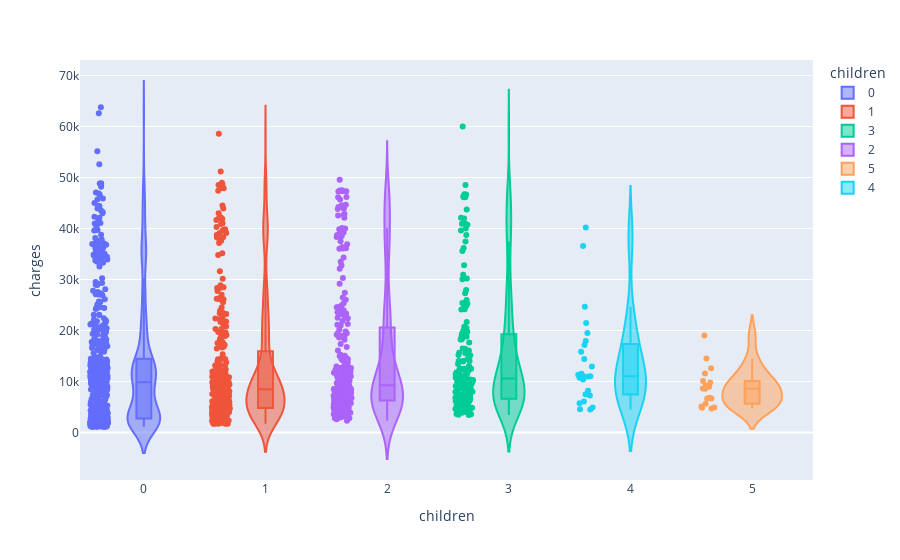

Source (notebook cell):
### Markdown cell above
# **Завдання 4**:
Візуалізуйте звʼязок між стовпцем `charges` та `children` використовуючи графіки-скрипки (`px.violin`). Опишіть свої спостереження.

### Code cell
# Create the violin plot
fig = px.violin(df, y="charges", x="children", color="children", box=True, points="all",
                hover_data=df.columns)

# Display the plot
fig.show()

### Figure 1 — Plotly figure (JSON) as saved in the notebook; plotly's stock layout.template omitted (floating-point values rounded to 4 significant figures; data arrays with more than 128 entries replaced by an {"elided": "..."} marker saying what was removed)
{"data": [{"alignmentgroup": "True", "box": {"visible": true}, "customdata": {"elided": "574x5 mixed values"}, "hovertemplate": "children=%{x}<br>charges=%{y}<br>age=%{customdata[0]}<br>sex=%{customdata[1]}<br>bmi=%{customdata[2]}<br>smoker=%{customdata[3]}<br>region=%{customdata[4]}<extra></extra>", "legendgroup": "0", "marker": {"color": "#636efa"}, "name": "0", "offsetgroup": "0", "orientation": "v", "points": "all", "scalegroup": "True", "showlegend": true, "type": "violin", "x": {"elided": "574 int values"}, "x0": " ", "xaxis": "x", "y": {"elided": "574 float values"}, "y0": " ", "yaxis": "y"}, {"alignmentgroup": "True", "box": {"visible": true}, "customdata": {"elided": "324x5 mixed values"}, "hovertemplate": "children=%{x}<br>charges=%{y}<br>age=%{customdata[0]}<br>sex=%{customdata[1]}<br>bmi=%{customdata[2]}<br>smoker=%{customdata[3]}<br>region=%{customdata[4]}<extra></extra>", "legendgroup": "1", "marker": {"color": "#EF553B"}, "name": "1", "offsetgroup": "1", "orientation": "v", "points": "all", "scalegroup": "True", "showlegend": true, "type": "violin", "x": {"elided": "324 int values"}, "x0": " ", "xaxis": "x", "y": {"elided": "324 float values"}, "y0": " ", "yaxis": "y"}, {"alignmentgroup": "True", "box": {"visible": true}, "customdata": {"elided": "157x5 mixed values"}, "hovertemplate": "children=%{x}<br>charges=%{y}<br>age=%{customdata[0]}<br>sex=%{customdata[1]}<br>bmi=%{customdata[2]}<br>smoker=%{customdata[3]}<br>region=%{customdata[4]}<extra></extra>", "legendgroup": "3", "marker": {"color": "#00cc96"}, "name": "3", "offsetgroup": "3", "orientation": "v", "points": "all", "scalegroup": "True", "showlegend": true, "type": "violin", "x": {"elided": "157 int values"}, "x0": " ", "xaxis": "x", "y": {"elided": "157 float values"}, "y0": " ", "yaxis": "y"}, {"alignmentgroup": "True", "box": {"visible": true}, "customdata": {"elided": "240x5 mixed values"}, "hovertemplate": "children=%{x}<br>charges=%{y}<br>age=%{customdata[0]}<br>sex=%{customdata[1]}<br>bmi=%{customdata[2]}<br>smoker=%{customdata[3]}<br>region=%{customdata[4]}<extra></extra>", "legendgroup": "2", "marker": {"color": "#ab63fa"}, "name": "2", "offsetgroup": "2", "orientation": "v", "points": "all", "scalegroup": "True", "showlegend": true, "type": "violin", "x": {"elided": "240 int values"}, "x0": " ", "xaxis": "x", "y": {"elided": "240 float values"}, "y0": " ", "yaxis": "y"}, {"alignmentgroup": "True", "box": {"visible": true}, "customdata": [[19, "female", 28.6, "no", "southwest"], [31, "male", 28.5, "no", "northeast"], [20, "female", 37, "no", "southwest"], [25, "male", 23.9, "no", "southwest"], [45, "male", 24.31, "no", "southeast"], [52, "female", 46.75, "no", "southeast"], [49, "female", 31.9, "no", "southwest"], [33, "male", 42.4, "no", "southwest"], [33, "male", 33.44, "no", "southeast"], [46, "male", 25.8, "no", "southwest"], [39, "female", 24.23, "no", "northwest"], [39, "female", 34.32, "no", "southeast"], [20, "male", 30.11, "no", "northeast"], [39, "female", 18.3, "yes", "southwest"], [41, "male", 29.64, "no", "northeast"], [39, "female", 23.87, "no", "southeast"], [28, "male", 24.3, "no", "southwest"], [43, "male", 25.52, "no", "southeast"]], "hovertemplate": "children=%{x}<br>charges=%{y}<br>age=%{customdata[0]}<br>sex=%{customdata[1]}<br>bmi=%{customdata[2]}<br>smoker=%{customdata[3]}<br>region=%{customdata[4]}<extra></extra>", "legendgroup": "5", "marker": {"color": "#FFA15A"}, "name": "5", "offsetgroup": "5", "orientation": "v", "points": "all", "scalegroup": "True", "showlegend": true, "type": "violin", "x": [5, 5, 5, 5, 5, 5, 5, 5, 5, 5, 5, 5, 5, 5, 5, 5, 5, 5], "x0": " ", "xaxis": "x", "y": [4688.0, 6799.0, 4831.0, 5080.0, 9789.0, 12590.0, 11550.0, 6666.0, 6654.0, 10100.0, 8966.0, 8597.0, 4915.0, 19020.0, 9222.0, 8582.0, 5615.0, 14480.0], "y0": " ", "yaxis": "y"}, {"alignmentgroup": "True", "box": {"visible": true}, "customdata": [[25, "male", 33.66, "no", "southeast"], [48, "female", 41.23, "no", "northwest"], [47, "male", 28.21, "no", "northeast"], [40, "male", 30.88, "no", "northwest"], [51, "male", 24.41, "no", "northwest"], [26, "female", 29.64, "no", "northeast"], [49, "female", 41.47, "no", "southeast"], [48, "male", 35.62, "no", "northeast"], [39, "male", 29.6, "no", "southwest"], [21, "male", 25.7, "yes", "southwest"], [37, "male", 34.1, "yes", "southwest"], [56, "male", 33.66, "no", "southeast"], [57, "female", 28.79, "no", "northeast"], [24, "male", 33.63, "no", "northeast"], [25, "male", 26.7, "no", "northwest"], [36, "female", 29.04, "no", "southeast"], [61, "female", 33.33, "no", "southeast"], [29, "female", 25.6, "no", "southwest"], [50, "female", 33.7, "no", "southwest"], [18, "female", 31.35, "no", "northeast"], [48, "female", 27.93, "no", "northwest"], [33, "male", 29.4, "no", "southwest"], [40, "female", 29.3, "no", "southwest"], [32, "male", 28.12, "yes", "northwest"], [35, "male", 39.71, "no", "northeast"]], "hovertemplate": "children=%{x}<br>charges=%{y}<br>age=%{customdata[0]}<br>sex=%{customdata[1]}<br>bmi=%{customdata[2]}<br>smoker=%{customdata[3]}<br>region=%{customdata[4]}<extra></extra>", "legendgroup": "4", "marker": {"color": "#19d3f3"}, "name": "4", "offsetgroup": "4", "orientation": "v", "points": "all", "scalegroup": "True", "showlegend": true, "type": "violin", "x": [4, 4, 4, 4, 4, 4, 4, 4, 4, 4, 4, 4, 4, 4, 4, 4, 4, 4, 4, 4, 4, 4, 4, 4, 4], "x0": " ", "xaxis": "x", "y": [4505.0, 11030.0, 10410.0, 8163.0, 11520.0, 24670.0, 10980.0, 10740.0, 7512.0, 17940.0, 40180.0, 12950.0, 14390.0, 17130.0, 4878.0, 7244.0, 36580.0, 5709.0, 11300.0, 4561.0, 11020.0, 6059.0, 15830.0, 21470.0, 19500.0], "y0": " ", "yaxis": "y"}], "layout": {"legend": {"title": {"text": "children"}, "tracegroupgap": 0}, "margin": {"t": 60}, "violinmode": "overlay", "xaxis": {"anchor": "y", "categoryarray": [0, 1, 3, 2, 5, 4], "categoryorder": "array", "domain": [0, 1], "title": {"text": "children"}}, "yaxis": {"anchor": "x", "domain": [0, 1], "title": {"text": "charges"}}}}
